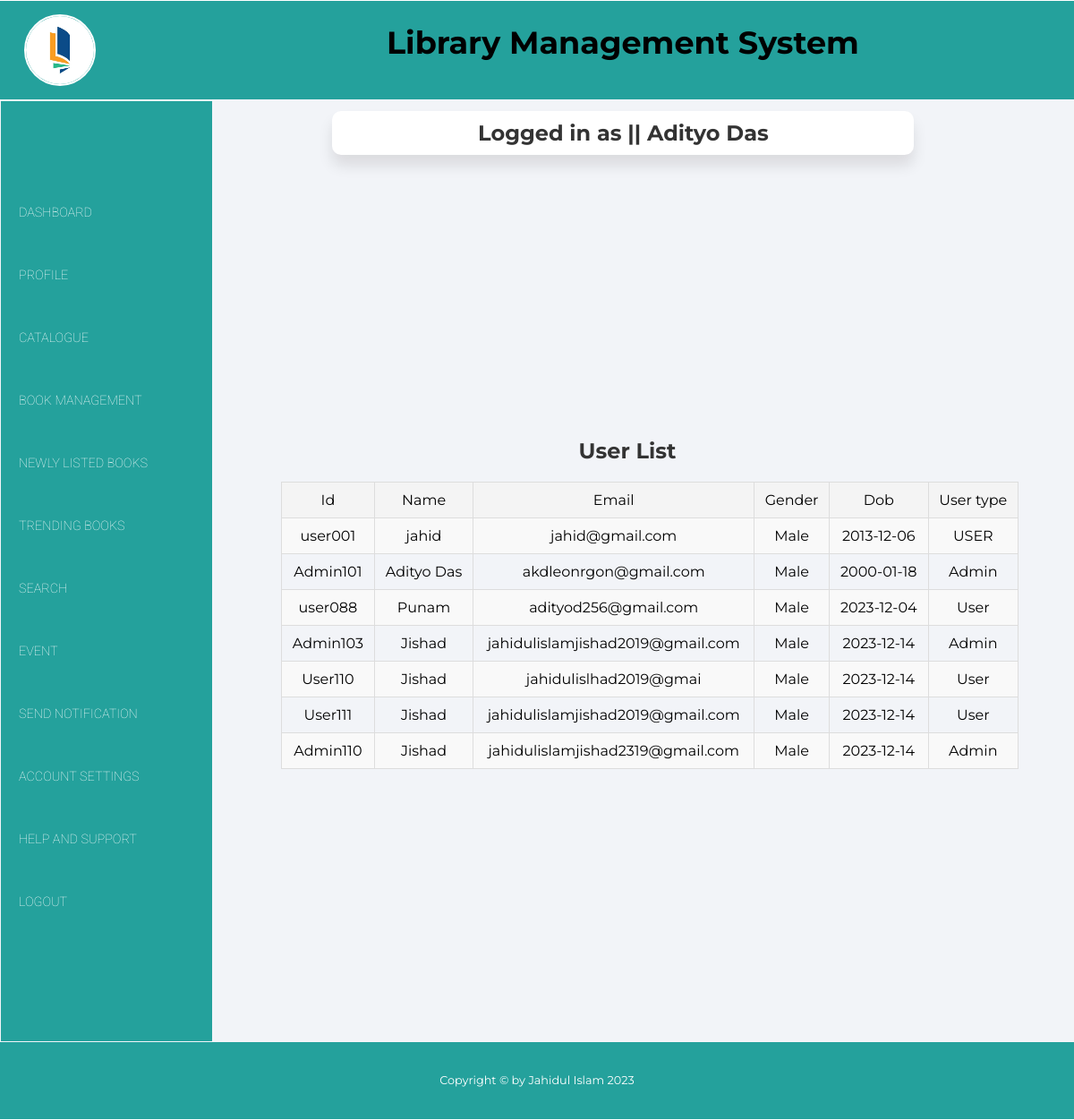
/views/view_users.php (signed in), run on the app's committed database.
### tables this page shows
CREATE TABLE `reg_info` (
  `id` varchar(11) NOT NULL,
  `name` varchar(129) NOT NULL,
  `password` varchar(111) NOT NULL,
  `email` varchar(200) NOT NULL,
  `gender` varchar(11) NOT NULL,
  `dob` date NOT NULL,
  `type` varchar(122) NOT NULL,
  `image` text NOT NULL
);

### controller/userData.php (called while the page is built)
<?php
$user = $_SESSION['user'];
?>

### models/userModel.php (called while the page is built, shortened)
<?php
function getAllUser()
{
    $con = getConnection();
    $sql = "select * from reg_info";
    $result = mysqli_query($con, $sql);
    $users = [];
    while ($row = mysqli_fetch_assoc($result)) {
        array_push($users, $row);
    }
    return $users;
}

### views/view_users.php (the view, shortened to what this page needs)
<?php
include_once("../controller/userData.php");
include_once("../models/userModel.php");
$users = getAllUser();
?>
<html>
    <head>
          <link rel="stylesheet" href="https://cdnjs.cloudflare.com/ajax/libs/font-awesome/5.15.1/css/all.min.css"
 />
    <link rel="stylesheet" href="style8.css">
</head>
<body>
    <div class="container">
            <header>
                <div class="row">
                    <div class="col-lg-4 col-md-12">
                    <div class="logo-div">
                            <a href="#">
                                <img src="book.png">
                            </a>
                    </div>
                    </div>
                    <div class="col-lg-8 col-md-12">
                        <p class="heading-style">Library Management System</p>
                    </div>
                </div>
            </header>
    <center>
        <main>
        <table height=635 width=1080>
            <tr height=70>
                <td colspan="2">
                    <table width = "800">
                    <tr>
                        <td align="center">
                            <div class="card">
                        <h2>Logged in as || <?php echo $user['name'] ?></h2>
                            </div>
                        </td>
                    </tr>
                    </table>
                </td>
            </tr>
            <tr>
                <td rowspan="3" width="250">
                <nav>
                <ul>
                    <li> <a href="librarian_dashboard.php">Dashboard</a></li>
                    <li> <a href="profile.php">Profile</a></li>
                    <li> <a href="catalog.php">Catalogue</a></li>
                    <li> <a href="#">Book Management</a></li>
                    <li> <a href="#">Newly Listed Books</a></li>
                     <li> <a href="#">Trending Books</a></li>
					<li> <a href="search.php">Search</a></li>
                    <li> <a href="event.php">Event</a></li>
                     <li> <a href="#">Send Notification</a></li>
                    <li> <a href="account_setting.php">Account Settings</a></li>
                     <li> <a href="#">Help and Support</a></li>
                    <li> <a href="../controller/logout.php">Logout</a></li>
                </ul>
                </nav>
                </td>
                <td>
                    <h2 class="user-list" align="center"><b>User List</b></h2>
                        <div  class="table-style">
                        <table class="user-table" border="1">
                            <tr class="row-style">
                                <td class="td-style">Id</td>
                                <td class="td-style">Name</td>
                                <td class="td-style">Email</td>
                                <td class="td-style">Gender</td>
                                <td class="td-style">Dob</td>
                                <td class="td-style">User type</td>
                            </tr>
                                <?php for ($i = 0; $i < count($users); $i++) {
                                ?>
                            <tr class="row-style">
                                <td class="td-style"><?= $users[$i]['id'] ?></td>
                                <td class="td-style"><?= $users[$i]['name'] ?></td>
                                <td class="td-style"><?= $users[$i]['email'] ?></td>
                                <td class="td-style"><?= $users[$i]['gender'] ?></td>
                                <td class="td-style"><?= $users[$i]['dob'] ?></td>
                                <td class="td-style"><?= $users[$i]['type'] ?></td>
                            </tr>
                               <?php }
                               ?>
                        </table>
                        </div>
                </td>
               </tr>
        </table>
         </main>
            <footer>
                     <div class="row">
                        <div class="col-lg-12">
                            <p>Copyright © by Jahidul Islam 2023</p>
                        </div>
                    </div>
                </footer>
    </center>
    </body>
</html>

### views/style8.css (style rules this page uses)
html { scroll-behavior: smooth; }
* { margin: 0; padding: 0; box-sizing: border-box; }
body { font-family: 'Montserrat', sans-serif; }
.container { max-width: 1200px; margin: auto; margin-top: 1px; background: #f2f4f8; }
.row { width: 100%; }
.row::after { content: ''; clear: both; display: block; }
[class*="col-"] { float: left; padding: 15px; }
[class*="col-"] { width: 100%; }
header { background: #24a19c; padding: 0% 1%; text-align: center; }
nav { background: #24a19c; }
nav ul li { display: block; }
nav ul li a { display: block; text-decoration: none; color: white; line-height: 70px; padding: 0 20px; transition: .4s; text-transform: uppercase; font-weight: lighter; font-size: 0.9rem; font-family: 'Roboto', sans-serif; }
img { height: 80px; width: 80px; border-radius: 50%; border: 2px solid white; }
.card { width: 650px; margin: 0px auto; margin-left: 0px; margin-right: 50px; padding: 10px; background-color: #fff; border-radius: 10px; box-shadow: 0 12px 16px rgba(15, 13, 13, 0.1); }
.card h2 { margin: 0; color: #333; }
footer { background: #24a19c; padding: 1%; color: white; margin-bottom: 1px; }
footer p { font-size: 0.8rem; line-height: 32px; text-align: center; }
.user-list { margin-left: -50px ; }
.td-style { text-align: center; }
h2 { color: #333; }
.table-style { margin-top: 20px; }
.user-table { border-collapse: collapse; width: 100%; }
.table-style .row-style:first-child { background-color: #f4f4f4; }
th, .td-style { padding: 10px; border: 1px solid #ddd; }
.row-style:nth-child(even) { background-color: #f9f9f9; }
@media (min-width: 768px) { .col-md-12 { width: 100%; } }
@media only screen and (min-width: 992px) { .col-lg-4 { width: 33.33%; } }
@media only screen and (min-width: 992px) { .col-lg-8 { width: 66.66%; margin-top: 10px; margin-left: -100px; font-size: 35px; font-weight: bold; } }
@media only screen and (min-width: 992px) { .col-lg-12 { width: 100%; } }
@media only screen and (min-width: 992px) { .logo-div { text-align: left; } }
@media only screen and (min-width: 992px) { nav { background: #24a19c; margin-top: -72px; margin-bottom: -1px; margin-left: -61px; margin-right: 75px; padding-top: 90px; padding-bottom: 120px; } }
@media only screen and (min-width: 992px) { nav ul li { display: block; color: #24a19c; background-color: #24a19c; } }
@media only screen and (min-width: 992px) { nav ul li a { display: block; text-decoration: none; color: white; background-color: #24a19c; line-height: 70px; padding: 0 20px; transition: .4s; text-transform: uppercase; font-weight: lighter; font-size: 0.9rem; font-family: 'Roboto', sans-serif; } }
@media only screen and (min-width: 992px) { .heading-style { margin: auto; } }

### data on the page
reg_info: name "Adityo Das", id "Admin101", email "akdleonrgon@gmail.com", gender "Male", dob "2000-01-18", type "Admin"
reg_info: id "user001", name "jahid", email "jahid@gmail.com", gender "Male", dob "2013-12-06", type "USER"
reg_info: id "user088", name "Punam", email "adityod256@gmail.com", gender "Male", dob "2023-12-04", type "User"
reg_info: id "Admin103", name "Jishad", email "jahidulislamjishad2019@gmail.com", gender "Male", dob "2023-12-14", type "Admin"
reg_info: id "User110", name "Jishad", email "jahidulislhad2019@gmai", gender "Male", dob "2023-12-14", type "User"
reg_info: id "User111", name "Jishad", email "jahidulislamjishad2019@gmail.com", gender "Male", dob "2023-12-14", type "User"
reg_info: id "Admin110", name "Jishad", email "jahidulislamjishad2319@gmail.com", gender "Male", dob "2023-12-14", type "Admin"
